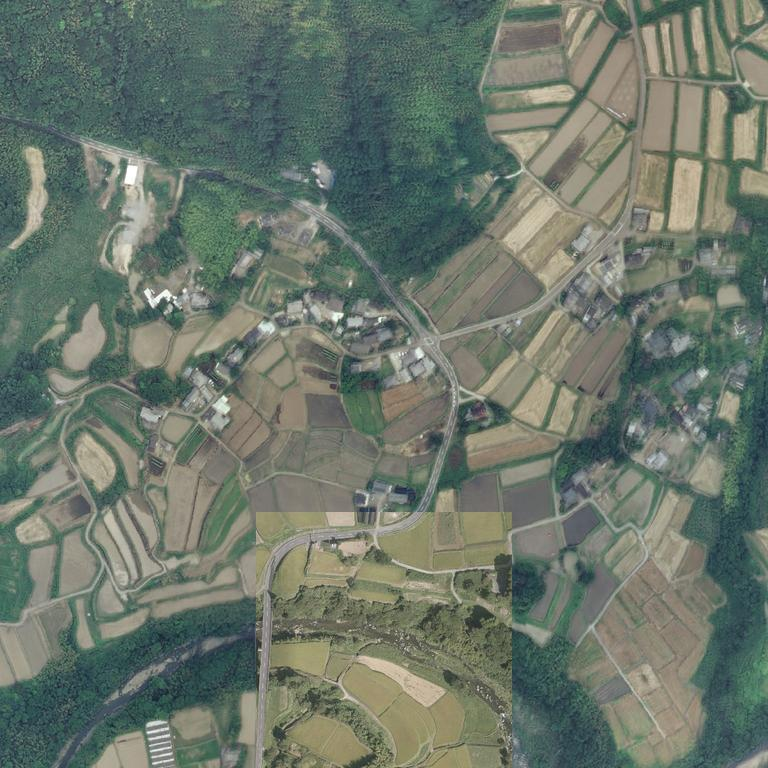
#> input picture aerial_tsujiwara_1km_z17.jpg, 768 x 768 px, found by its file name
$ python remove_forest_v3.py
#> lines starting #> are read from the running program, lines starting #| are printed output that depends on the picture; after the words box and inside, x2 and y2 are one past the last pixel; in counts of white or black regions, pixels touching at a corner belong together
# remove_forest_v3.py
import cv2
import numpy as np

INPUT  = "data/aerial_tsujiwara_1km_z17.jpg"
OUTPUT = "aerial_no_forest_v3.png"

def main():
    img = cv2.imread(INPUT)
#> img is the input picture: shape (768, 768, 3); mean B, G, R 106.5, 118.2, 107
    if img is None:
        raise RuntimeError("FAILED TO READ input image")

    hsv = cv2.cvtColor(img, cv2.COLOR_BGR2HSV)
#> hsv: shape (768, 768, 3); mean H, S, V 56.7, 51.1, 120.3

    # 森の緑色（低彩度〜高彩度まで幅広く拾う）
    lower = np.array([20,  20, 20])   # H:20 付近から
    upper = np.array([90, 255,255])   # H:90 付近まで

    mask = cv2.inRange(hsv, lower, upper)
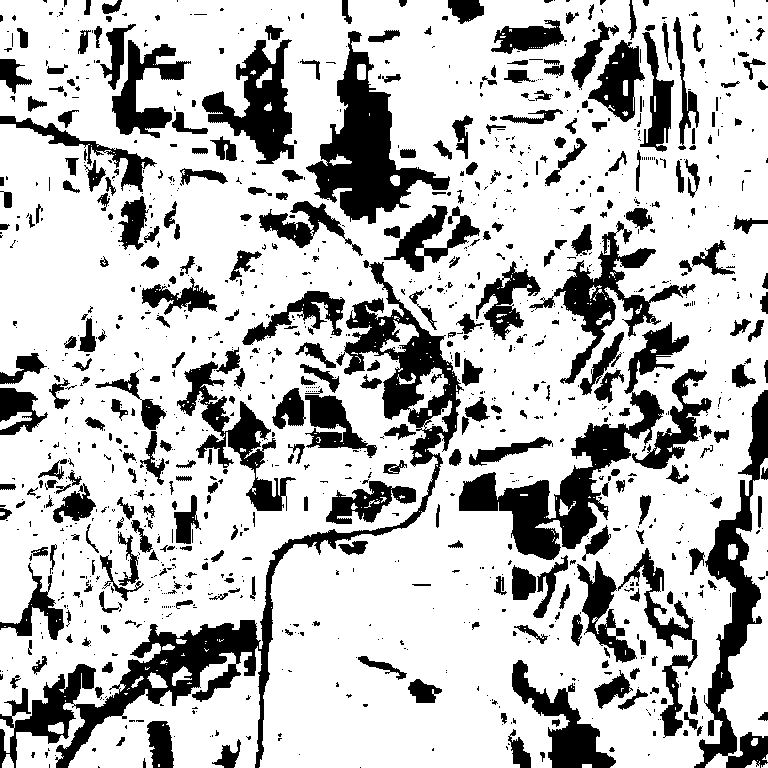
#> mask: shape (768, 768); 74.6% white; 1216 black regions (849 under 20 px), largest, box (x1, y1, x2, y2) and area: (0, 260, 464, 768) 21864, (459, 322, 689, 560) 10873, (306, 31, 450, 224) 9435

    # ❗森と思われる部分を完全に黒に塗りつぶす
    img[mask > 0] = (0,0,0)
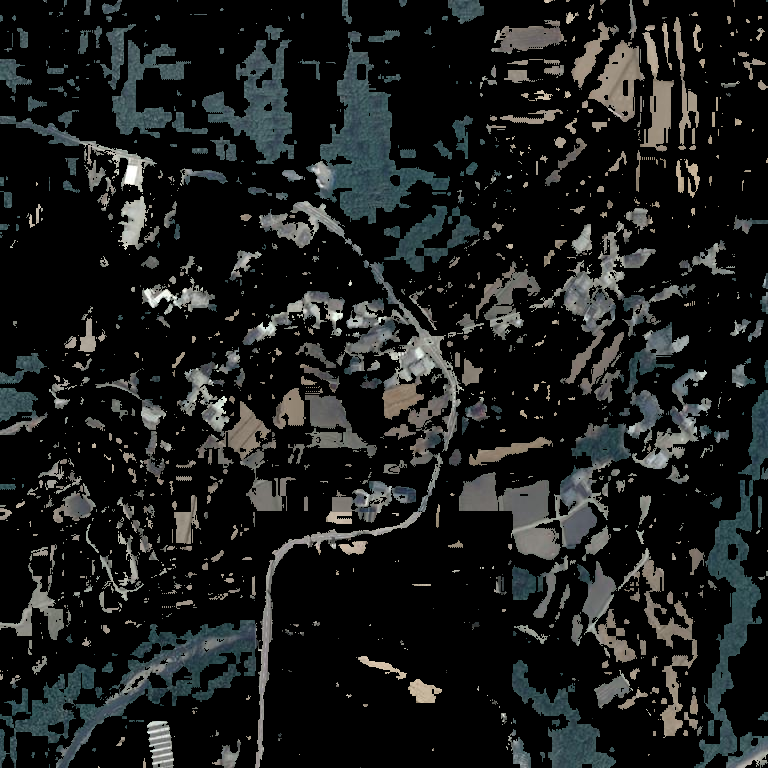
#> img: shape (768, 768, 3); mean B, G, R 28, 28.7, 26.7

    cv2.imwrite(OUTPUT, img)
    print("saved:", OUTPUT)

if __name__ == "__main__":
    main()
